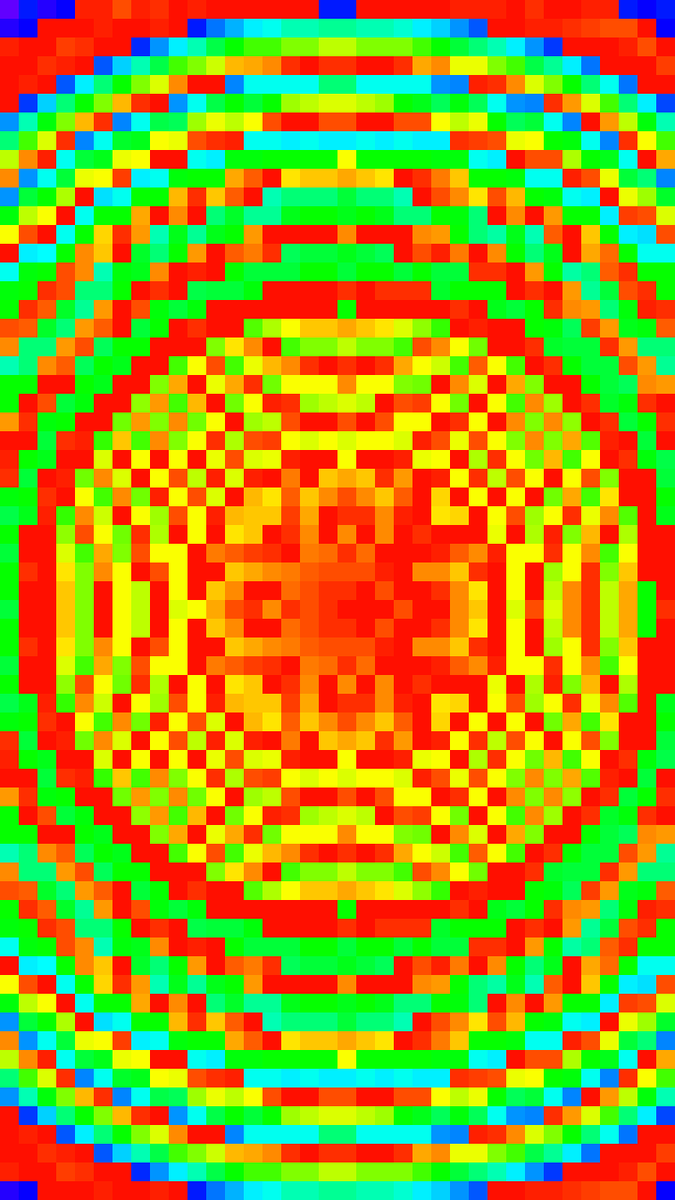
Frame 1 (no input)
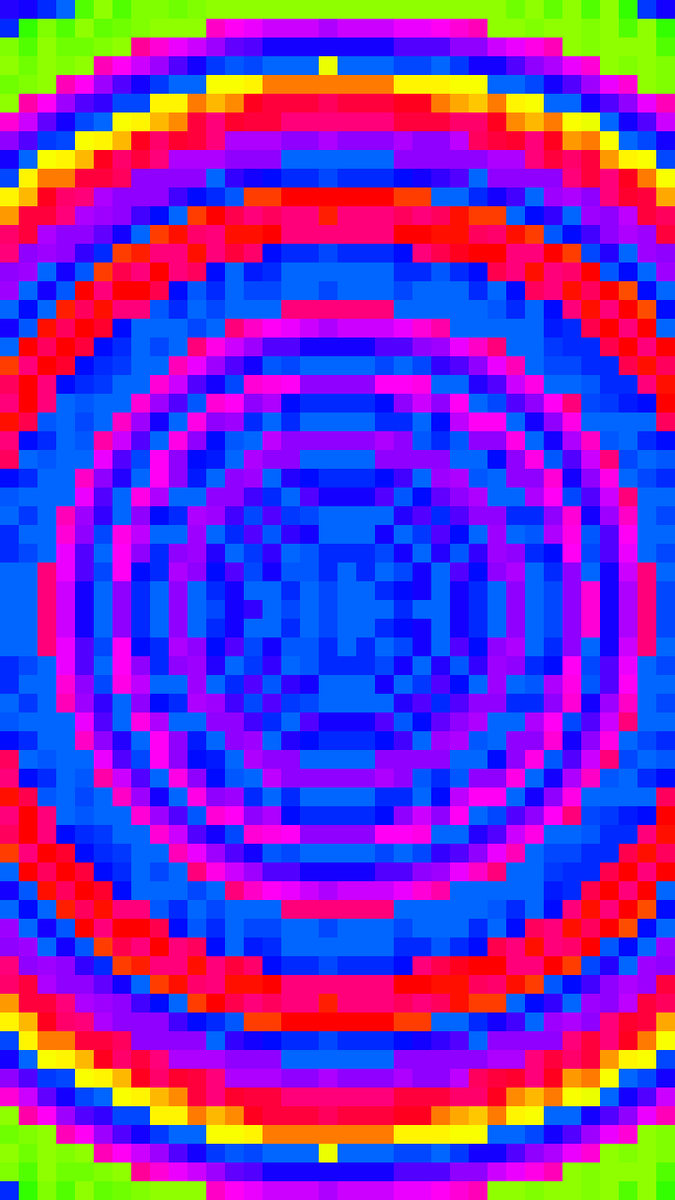
Frame 60 (no input)
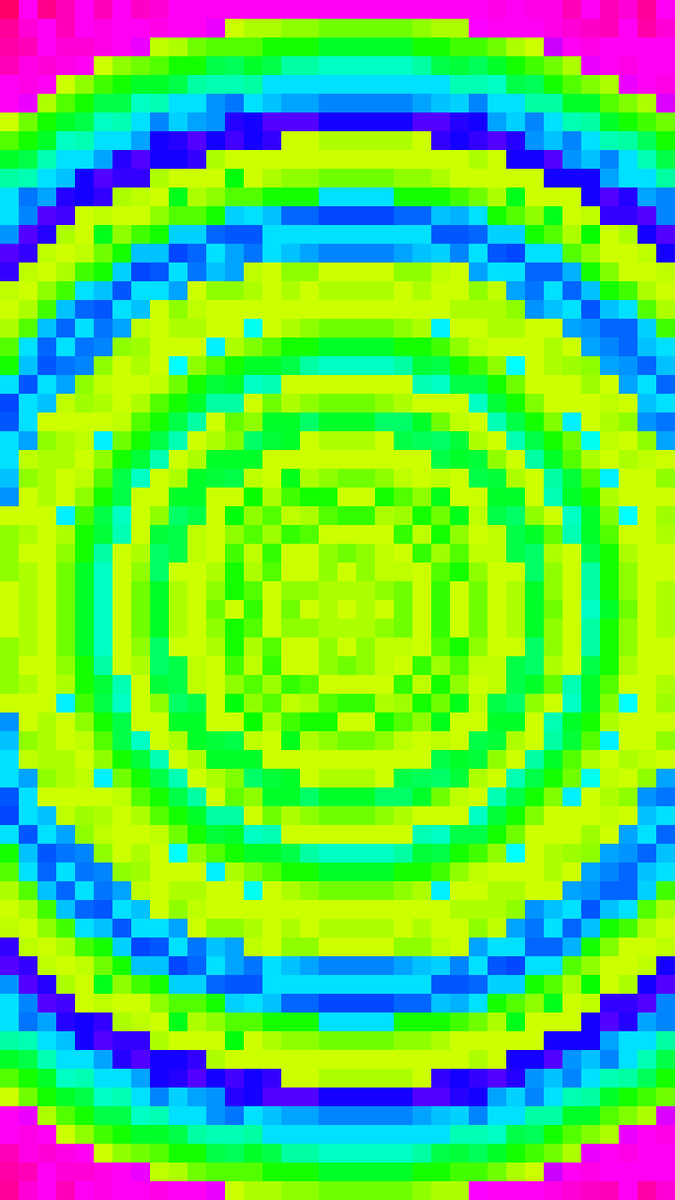
Frame 120 (the mouse pressed at the canvas centre since frame 60)

The p5.js sketch that drew these frames (run headless with seeded random() and noise() and a simulated clock; from frame 60 on, the mouse is pressed at the canvas centre):

// p5.js sketch
// ── sketch.js
let SIZE = 20;
let b = [];
function setup() {
  createCanvas(720, 1280);
  colorMode(HSB, 100);
  angleMode(DEGREES);
  loadBoxes();
  noStroke();
}
let modifier = 2;
const INTERACTION_KEY = 135;

function keyPressed() {
  if (keyCode === INTERACTION_KEY) {
    SIZE -= 2;
    if (SIZE < 7) {
      SIZE = 30
    }
    b = []
    loadBoxes()
  }
}
function loadBoxes() {
  for (let i = 0; i < width; i += SIZE) {
    for (let j = 0; j < height; j += SIZE) {
      b.push(new Box(i, j));
    }
  }
}

function draw() {
  for (let box of b) {
    box.display();
  }
}

class Box {
  constructor(x, y) {
    this.x = x;
    this.y = y;
  }

  display() {
    let d = dist(this.x, this.y, width / 2, height / 2);
    let val =
      (sin(this.x) + cos(frameCount) * d) ^ (cos(this.y) * sin(frameCount / 2));
    fill(
      (((val + frameCount / modifier) & (d / 10)) + frameCount) % 100,
      100,
      100
    );
    rect(this.x, this.y, SIZE);
  }
}
